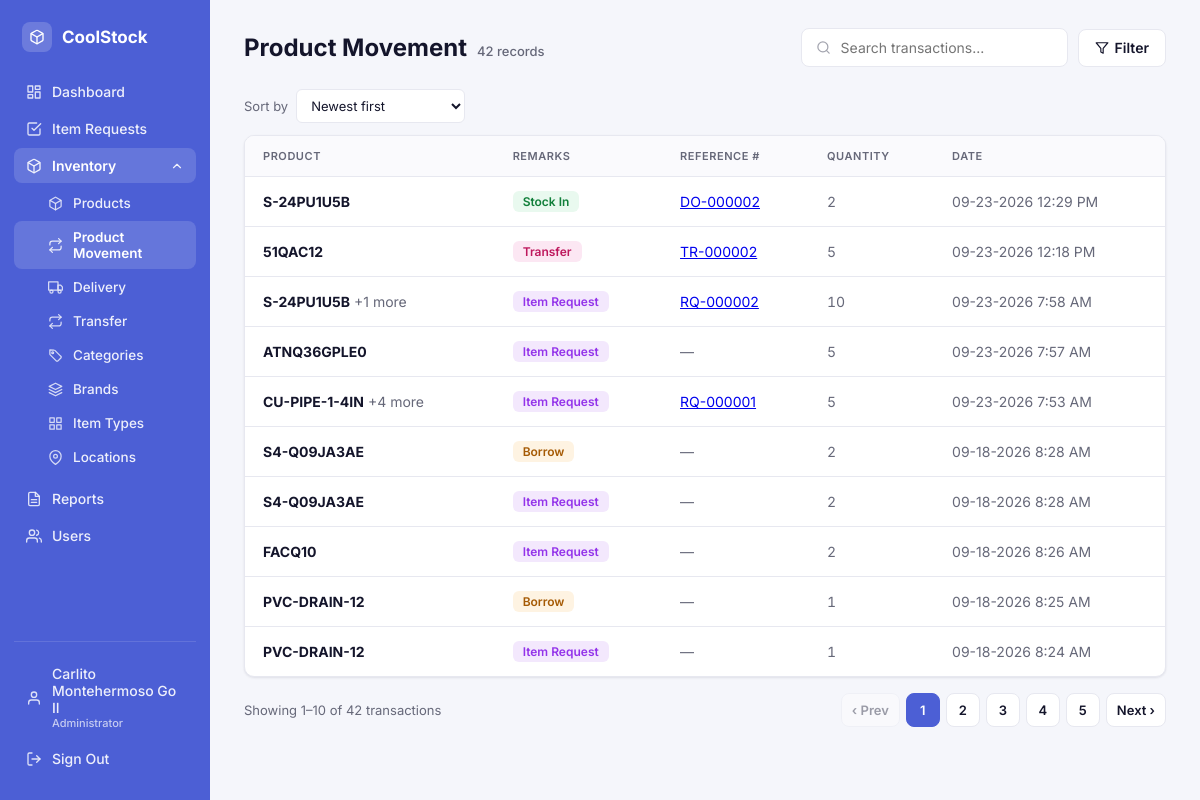
Screenshot of /index.php?module=transactions&action=index (signed in) with the database file from the repository.
### tables this page shows
CREATE TABLE `transactions` (
  `transaction_id` int(11) NOT NULL,
  `item_id` int(11) DEFAULT NULL,
  `location_id` int(11) DEFAULT NULL,
  `to_location_id` int(11) DEFAULT NULL,
  `transaction_type` enum('item_request','borrow','return','stock_in','stock_out','delivery','transfer') NOT NULL,
  `reference_number` varchar(20) DEFAULT NULL,
  `manually_added` tinyint(1) NOT NULL DEFAULT 0,
  `quantity` int(11) NOT NULL,
  `serial_number` varchar(100) DEFAULT NULL,
  `transaction_date` date DEFAULT NULL,
  `technician_name` varchar(100) DEFAULT NULL,
  `supplier_name` varchar(150) DEFAULT NULL,
  `notes` text DEFAULT NULL,
  `source` enum('manual','auto') NOT NULL DEFAULT 'manual',
  `status` enum('pending','active','completed','declined') NOT NULL DEFAULT 'completed',
  `related_transaction_id` int(11) DEFAULT NULL,
  `damaged_quantity` int(11) DEFAULT NULL,
  `created_at` timestamp NOT NULL DEFAULT current_timestamp()
);

CREATE TABLE `inventory_items` (
  `item_id` int(11) NOT NULL,
  `category_id` int(11) DEFAULT NULL,
  `brand_id` int(11) DEFAULT NULL,
  `item_type_id` int(11) DEFAULT NULL,
  `model` varchar(100) NOT NULL,
  `energy_rating` varchar(20) DEFAULT NULL,
  `monthly_consumption` decimal(10,2) DEFAULT NULL,
  `cooling_capacity` varchar(50) DEFAULT NULL,
  `refrigerant` varchar(50) DEFAULT NULL,
  `installation_type` varchar(50) DEFAULT NULL,
  `power_input` varchar(50) DEFAULT NULL,
  `year` int(11) DEFAULT NULL,
  `image_path` varchar(255) DEFAULT NULL
);

### Controllers/TransactionController.php (called while the page is built, shortened)
<?php
require_once __DIR__ . '/../Models/Transaction.php';
class TransactionController
{
    private Transaction $transaction;
    public function __construct()
    {
        $this->transaction = new Transaction();
    }
    public function index(): void
    {
        $filterItemId = !empty($_GET['item_id']) ? (int) $_GET['item_id'] : null;
        $filterType = $_GET['type'] ?? null;
        $dateFrom = $_GET['date_from'] ?? null;
        $dateTo = $_GET['date_to'] ?? null;
        $sort = $_GET['sort'] ?? 'date_desc';
        try {
            $page = max(1, (int) ($_GET['page'] ?? 1));
            $totalCount = $this->transaction->countGroups($filterItemId, $filterType, null, $dateFrom, $dateTo);
            $totalPages = max(1, (int) ceil($totalCount / self::PER_PAGE));
            $page = min($page, $totalPages);
            $offset = ($page - 1) * self::PER_PAGE;
            $transactions = $this->transaction->readGrouped($filterItemId, $filterType, null, $dateFrom, $dateTo, $sort, self::PER_PAGE, $offset);
            $pagination = [
                'page' => $page,
                'perPage' => self::PER_PAGE,
                'totalCount' => $totalCount,
                'totalPages' => $totalPages,
            ];
        } catch (PDOException $e) {
            $error = "Could not load transactions: " . $e->getMessage()
                . " — make sure the 'transactions' table exists (run database/coolstock_full_setup.sql).";
        }
        require __DIR__ . '/../Views/transactions/index.php';
    }
}

### Config/Database.php (called while the page is built, shortened)
<?php
class Database
{
    private static ?Database $instance = null;
    private PDO $conn;
    private string $host     = "localhost";
    private string $db_name  = "mister_aircon";
    private string $username = "root";
    private string $password = "";
    private function __construct()
    {
        try {
            $this->conn = new PDO(
                "mysql:host={$this->host};dbname={$this->db_name};charset=utf8mb4",
                $this->username,
                $this->password
            );
            $this->conn->setAttribute(PDO::ATTR_ERRMODE, PDO::ERRMODE_EXCEPTION);
            $this->conn->setAttribute(PDO::ATTR_DEFAULT_FETCH_MODE, PDO::FETCH_ASSOC);
        } catch (PDOException $e) {
            die("Database connection failed: " . $e->getMessage());
        }
    }
    public static function getInstance(): Database
    {
        if (self::$instance === null) {
            self::$instance = new Database();
        }
        return self::$instance;
    }
    public function getConnection(): PDO
    {
        return $this->conn;
    }
}

### Models/Transaction.php (called while the page is built, shortened)
<?php
require_once __DIR__ . '/../Config/Database.php';
class Transaction
{
    private PDO $conn;
    private string $table = "transactions";
    public function __construct()
    {
        $this->conn = Database::getInstance()->getConnection();
    }
    public static function typeLabel(string $type): string
    {
        return match ($type) {
            'item_request' => 'Item Request',
            'borrow' => 'Borrow',
            'return' => 'Return',
            'stock_in' => 'Stock In',
            'stock_out' => 'Stock Out',
            'delivery' => 'Delivery',
            'transfer' => 'Transfer',
            default => ucfirst($type),
        };
    }
    public static function movementLabel(string $type): string
    {
        return $type === 'delivery' ? 'Stock In' : self::typeLabel($type);
    }
    private function buildFilterClause(?int $itemId, ?string $type, ?string $search, ?string $dateFrom = null, ?string $dateTo = null, string $tableAlias = 't', string $itemAlias = 'i'): array
    {
        $where = "1=1";
        $params = [];
        return [$where, $params];
    }
    public function countGroups(?int $itemId = null, ?string $type = null, ?string $search = null, ?string $dateFrom = null, ?string $dateTo = null): int
    {
        [$where, $params] = $this->buildFilterClause($itemId, $type, $search, $dateFrom, $dateTo);
        $query = "SELECT COUNT(*) AS total FROM (
                      SELECT COALESCE(t.reference_number, CONCAT('txn-', t.transaction_id)) AS grouping_key
                      FROM {$this->table} t
                      LEFT JOIN inventory_items i ON t.item_id = i.item_id
                      WHERE {$where}
                      GROUP BY grouping_key
                  ) g";
        $stmt = $this->conn->prepare($query);
        $stmt->execute();
        return (int) $stmt->fetch()['total'];
    }
    public function readGrouped(?int $itemId = null, ?string $type = null, ?string $search = null, ?string $dateFrom = null, ?string $dateTo = null, ?string $sort = null, ?int $limit = null, ?int $offset = null): array
    {
        [$where, $params] = $this->buildFilterClause($itemId, $type, $search, $dateFrom, $dateTo, 't2', 'i2');
        $orderBy = self::SORT_OPTIONS[$sort] ?? self::SORT_OPTIONS['date_desc'];
        $query = "SELECT t.*, i.model, l.location_name, tl.location_name AS to_location_name, g.line_count, g.total_quantity
                  FROM {$this->table} t
                  INNER JOIN (
                      SELECT COALESCE(t2.reference_number, CONCAT('txn-', t2.transaction_id)) AS grouping_key,
                             MIN(t2.transaction_id) AS representative_id,
                             COUNT(*) AS line_count,
                             SUM(t2.quantity) AS total_quantity
                      FROM {$this->table} t2
                      LEFT JOIN inventory_items i2 ON t2.item_id = i2.item_id
                      WHERE {$where}
                      GROUP BY grouping_key
                  ) g ON t.transaction_id = g.representative_id
                  LEFT JOIN inventory_items i ON t.item_id = i.item_id
                  LEFT JOIN locations l ON t.location_id = l.location_id
                  LEFT JOIN locations tl ON t.to_location_id = tl.location_id
                  ORDER BY {$orderBy}";
        if ($limit !== null && $offset !== null) {
            $query .= " LIMIT :limit OFFSET :offset";
        }
        $stmt = $this->conn->prepare($query);
        if ($limit !== null && $offset !== null) {
            $stmt->bindValue(':limit', $limit, PDO::PARAM_INT);
            $stmt->bindValue(':offset', $offset, PDO::PARAM_INT);
        }
        $stmt->execute();
        return $stmt->fetchAll();
    }
}

### Helpers/format.php (called while the page is built, shortened)
<?php
function format_datetime(?string $value): string
{
    $value = trim($value);
    $timestamp = strtotime($value);
    return date('m-d-Y g:i A', $timestamp);
}
function paginate_page_numbers(int $current, int $totalPages, int $window = 1): array
{
    if ($totalPages <= 7) {
        return range(1, $totalPages);
    }
    $result = [];
    return $result;
}

### Views/transactions/index.php (the view, shortened to what this page needs)
<?php
require_once __DIR__ . '/../../Models/Transaction.php';
$currentItem = $_GET['item_id'] ?? '';
$currentType = $_GET['type'] ?? '';
$currentDateFrom = $_GET['date_from'] ?? '';
$currentDateTo = $_GET['date_to'] ?? '';
$currentSort = $_GET['sort'] ?? 'date_desc';
function transactionPageUrl(int $page): string
{
    global $currentItem, $currentType, $currentDateFrom, $currentDateTo, $currentSort;
    return "index.php?module=transactions&action=index"
        . "&item_id=" . urlencode($currentItem)
        . "&type=" . urlencode($currentType)
        . "&date_from=" . urlencode($currentDateFrom)
        . "&date_to=" . urlencode($currentDateTo)
        . "&sort=" . urlencode($currentSort)
        . "&page=" . $page;
}
require __DIR__ . '/../partials/header.php';
?>
        <div class="page-header">
            <div class="page-title-group">
                <h1 class="page-title">Product Movement</h1>
                <span class="page-title-count"><?= $pagination['totalCount'] ?> <?= $pagination['totalCount'] === 1 ? 'record' : 'records' ?></span>
            </div>
            <div class="header-actions">
                <div class="search-box">
                    <svg width="15" height="15" viewBox="0 0 24 24" fill="none" stroke="currentColor" stroke-width="2" stroke-linecap="round" stroke-linejoin="round"><circle cx="11" cy="11" r="8"/><line x1="21" y1="21" x2="16.65" y2="16.65"/></svg>
                    <input type="text" id="transactionSearch" placeholder="Search transactions..." onkeyup="filterTransactions()">
                </div>
                <button type="button" class="btn btn-secondary" onclick="document.getElementById('filterPanel').classList.toggle('open')">
                    <svg width="14" height="14" viewBox="0 0 24 24" fill="none" stroke="currentColor" stroke-width="2" stroke-linecap="round" stroke-linejoin="round"><polygon points="22 3 2 3 10 12.46 10 19 14 21 14 12.46 22 3"/></svg>
                    Filter
                </button>
            </div>
        </div>
        <div class="sort-bar">
            <label for="sortSelect">Sort by</label>
            <select id="sortSelect" onchange='location.href = <?= json_encode(transactionPageUrl(1)) ?>.replace(/sort=[^&]*/, "sort=" + this.value)'>
                <option value="date_desc" <?= $currentSort === 'date_desc' ? 'selected' : '' ?>>Newest first</option>
            </select>
        </div>
        <div class="table-card">
                <table id="transactionTable">
                    <thead>
                        <tr>
                            <th>Product</th>
                            <th>Remarks</th>
                            <th>Reference #</th>
                            <th>Quantity</th>
                            <th>Date</th>
                        </tr>
                    </thead>
                    <tbody>
                        <?php if (empty($transactions)): ?>
                            <tr class="empty-row">
                                <td colspan="5">No transactions match these filters.</td>
                            </tr>
                        <?php else: ?>
                            <?php foreach ($transactions as $t): ?>
                                <tr class="transaction-row" onclick="handleTransactionRowClick(event, <?= $t['transaction_id'] ?>)">
                                    <td>
                                        <strong><?= htmlspecialchars($t['model'] ?? 'Unknown product') ?></strong>
                                        <?php if ((int) ($t['line_count'] ?? 1) > 1): ?>
                                            <span class="cell-muted"> +<?= (int) $t['line_count'] - 1 ?> more</span>
                                        <?php endif; ?>
                                    </td>
                                    <td><span class="badge badge-<?= htmlspecialchars($t['transaction_type']) ?>"><?= Transaction::movementLabel($t['transaction_type']) ?></span></td>
                                    <td class="cell-muted">
                                        <?php if (!empty($t['reference_number'])): ?>
                                            <a href="#" onclick="event.stopPropagation(); openBatchModal('<?= htmlspecialchars($t['reference_number']) ?>'); return false;"><?= htmlspecialchars($t['reference_number']) ?></a>
                                        <?php else: ?>
                                            &mdash;
                                        <?php endif; ?>
                                    </td>
                                    <td class="cell-id"><?= (int) ($t['total_quantity'] ?? $t['quantity']) ?></td>
                                    <td class="cell-muted"><?= htmlspecialchars(format_datetime($t['created_at'])) ?></td>
                                </tr>
                            <?php endforeach; ?>
                        <?php endif; ?>
                    </tbody>
                </table>
            </div>
        <?php if ($pagination['totalCount'] > 0): ?>
            <?php
            $startRow = ($pagination['page'] - 1) * $pagination['perPage'] + 1;
            $endRow = min($pagination['page'] * $pagination['perPage'], $pagination['totalCount']);
            ?>
            <div class="pagination-bar">
                <span>Showing <?= $startRow ?>–<?= $endRow ?> of <?= $pagination['totalCount'] ?> transactions</span>
                <div class="pagination-controls">
                    <a href="<?= transactionPageUrl(max(1, $pagination['page'] - 1)) ?>" class="page-btn <?= $pagination['page'] <= 1 ? 'disabled' : '' ?>">&lsaquo; Prev</a>
                    <?php foreach (paginate_page_numbers($pagination['page'], $pagination['totalPages']) as $p): ?>
                        <?php if ($p === null): ?>
                            <span class="page-ellipsis">&hellip;</span>
                        <?php else: ?>
                            <a href="<?= transactionPageUrl($p) ?>" class="page-btn <?= $p === $pagination['page'] ? 'active' : '' ?>"><?= $p ?></a>
                        <?php endif; ?>
                    <?php endforeach; ?>
                    <a href="<?= transactionPageUrl(min($pagination['totalPages'], $pagination['page'] + 1)) ?>" class="page-btn <?= $pagination['page'] >= $pagination['totalPages'] ? 'disabled' : '' ?>">Next &rsaquo;</a>
                </div>
            </div>
        <?php endif; ?>
<?php require __DIR__ . '/../partials/footer.php'; ?>

### rows the page displays
transactions: item.model "S-24PU1U5B", transaction_type "Stock In", reference_number "DO-000002", total_quantity "2", created_at "09-23-2026 12:29 PM"
transactions: item.model "51QAC12", transaction_type "Transfer", reference_number "TR-000002", total_quantity "5", created_at "09-23-2026 12:18 PM"
transactions: item.model "S-24PU1U5B", line_count "1", transaction_type "Item Request", reference_number "RQ-000002", total_quantity "10", created_at "09-23-2026 7:58 AM"
transactions: item.model "ATNQ36GPLE0", transaction_type "Item Request", total_quantity "5", created_at "09-23-2026 7:57 AM"
transactions: item.model "CU-PIPE-1-4IN", line_count "4", transaction_type "Item Request", reference_number "RQ-000001", total_quantity "5", created_at "09-23-2026 7:53 AM"
transactions: item.model "S4-Q09JA3AE", transaction_type "Borrow", total_quantity "2", created_at "09-18-2026 8:28 AM"
transactions: item.model "S4-Q09JA3AE", transaction_type "Item Request", total_quantity "2", created_at "09-18-2026 8:28 AM"
transactions: item.model "FACQ10", transaction_type "Item Request", total_quantity "2", created_at "09-18-2026 8:26 AM"
transactions: item.model "PVC-DRAIN-12", transaction_type "Borrow", total_quantity "1", created_at "09-18-2026 8:25 AM"
transactions: item.model "PVC-DRAIN-12", transaction_type "Item Request", total_quantity "1", created_at "09-18-2026 8:24 AM"

### other values shown
$viewer['full_name'] "Carlito Montehermoso Go II"
User::roleLabel($viewer['role']) "Administrator"
$pagination['totalCount'] "42"
$startRow "1"
$endRow "10"
$p "1"
$p "2"
$p "3"
$p "4"
$p "5"
